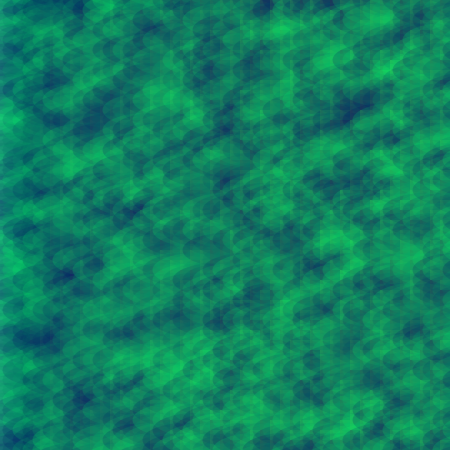
Frame 1 (no input)
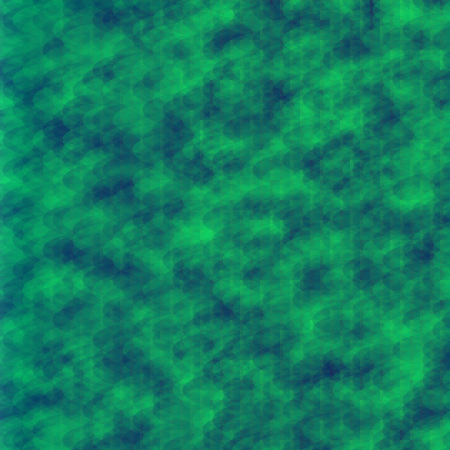
Frame 60 (the mouse pressed at the canvas centre just before this capture)
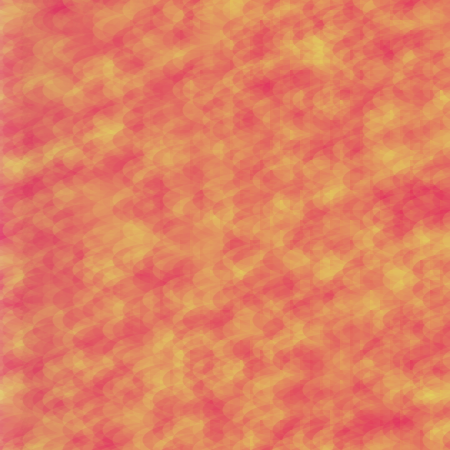
Frame 120 (the mouse held since frame 60 and released just before this capture)

The Processing sketch that drew these frames (run headless with seeded random() and noise(); from frame 60 on, the mouse is pressed at the canvas centre):

// Processing sketch: processing_26883
// ── processing_26883.pde

void setup() {
  size(450,450);
}

void draw(){
  background(255);

 for(int i=0; i<600; i = i+10){
   for(int j=0; j<600; j=j+10){
     
     noStroke();
     fill(mouseX,random(255),100,50);
     ellipse(i+10,j-10,95,35);
     
     noStroke();
     fill(200,100,100,i);
     rect(i,j,j,i);
     
     fill(255,random(255),0,i);
     rect(i,j,20,20);
     
     noStroke();
     textSize(35);
     fill(0);
     text("A",i+20,j);
     
   }
  }
}
